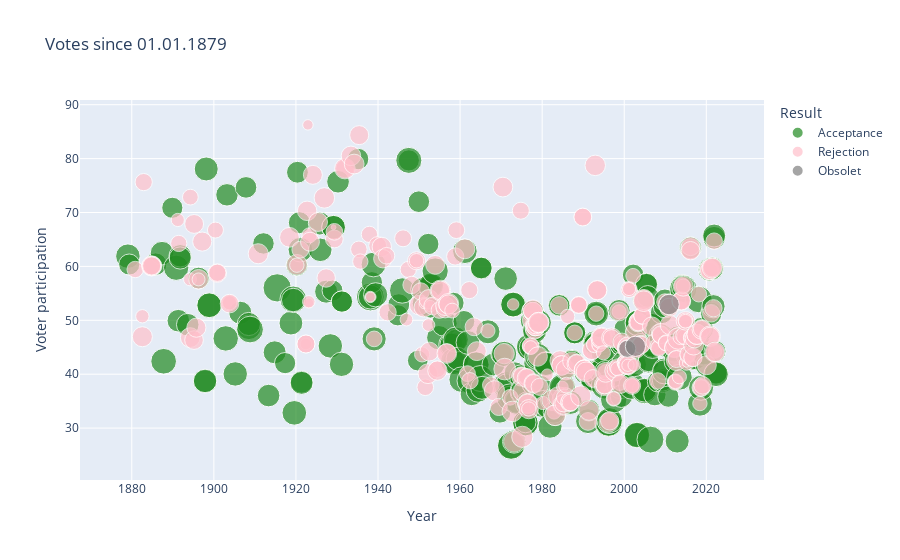

This figure's notebook cell:
### Code cell
# Plot erstellen
fig = px.scatter(dataseit1879, x="datum", y="bet", color="annahme",size="volkja-proz",
    labels={"datum":"Year",
    "bet":"Voter participation",
    "annahme":"Result",
    "volkja-proz":"Prozentualer Anteil Ja-Stimmen"},
    title = "Votes since 01.01.1879",
color_discrete_sequence= ["forestgreen", "pink", "gray"],
                )
fig.show()

### Figure 1 — Plotly figure (JSON) as saved in the notebook; plotly's stock layout.template omitted (floating-point values rounded to 4 significant figures; data arrays with more than 128 entries replaced by an {"elided": "..."} marker saying what was removed)
{"data": [{"hovertemplate": "Result=Acceptance<br>Year=%{x}<br>Voter participation=%{y}<br>Prozentualer Anteil Ja-Stimmen=%{marker.size}<extra></extra>", "legendgroup": "Acceptance", "marker": {"color": "forestgreen", "size": {"elided": "313 float values"}, "sizemode": "area", "sizeref": 0.2357, "symbol": "circle"}, "mode": "markers", "name": "Acceptance", "orientation": "v", "showlegend": true, "type": "scatter", "x": {"elided": "313 str values"}, "xaxis": "x", "y": {"elided": "313 float values"}, "yaxis": "y"}, {"hovertemplate": "Result=Rejection<br>Year=%{x}<br>Voter participation=%{y}<br>Prozentualer Anteil Ja-Stimmen=%{marker.size}<extra></extra>", "legendgroup": "Rejection", "marker": {"color": "pink", "size": {"elided": "341 float values"}, "sizemode": "area", "sizeref": 0.2357, "symbol": "circle"}, "mode": "markers", "name": "Rejection", "orientation": "v", "showlegend": true, "type": "scatter", "x": {"elided": "341 str values"}, "xaxis": "x", "y": {"elided": "341 float values"}, "yaxis": "y"}, {"hovertemplate": "Result=Obsolet<br>Year=%{x}<br>Voter participation=%{y}<br>Prozentualer Anteil Ja-Stimmen=%{marker.size}<extra></extra>", "legendgroup": "Obsolet", "marker": {"color": "gray", "size": [34.56, 48.3, 49.63], "sizemode": "area", "sizeref": 0.2357, "symbol": "circle"}, "mode": "markers", "name": "Obsolet", "orientation": "v", "showlegend": true, "type": "scatter", "x": ["2000-09-24T00:00:00", "2002-09-22T00:00:00", "2010-11-28T00:00:00"], "xaxis": "x", "y": [44.7, 45.17, 52.93], "yaxis": "y"}], "layout": {"legend": {"itemsizing": "constant", "title": {"text": "Result"}, "tracegroupgap": 0}, "title": {"text": "Votes since 01.01.1879"}, "xaxis": {"anchor": "y", "domain": [0, 1], "title": {"text": "Year"}}, "yaxis": {"anchor": "x", "domain": [0, 1], "title": {"text": "Voter participation"}}}}
